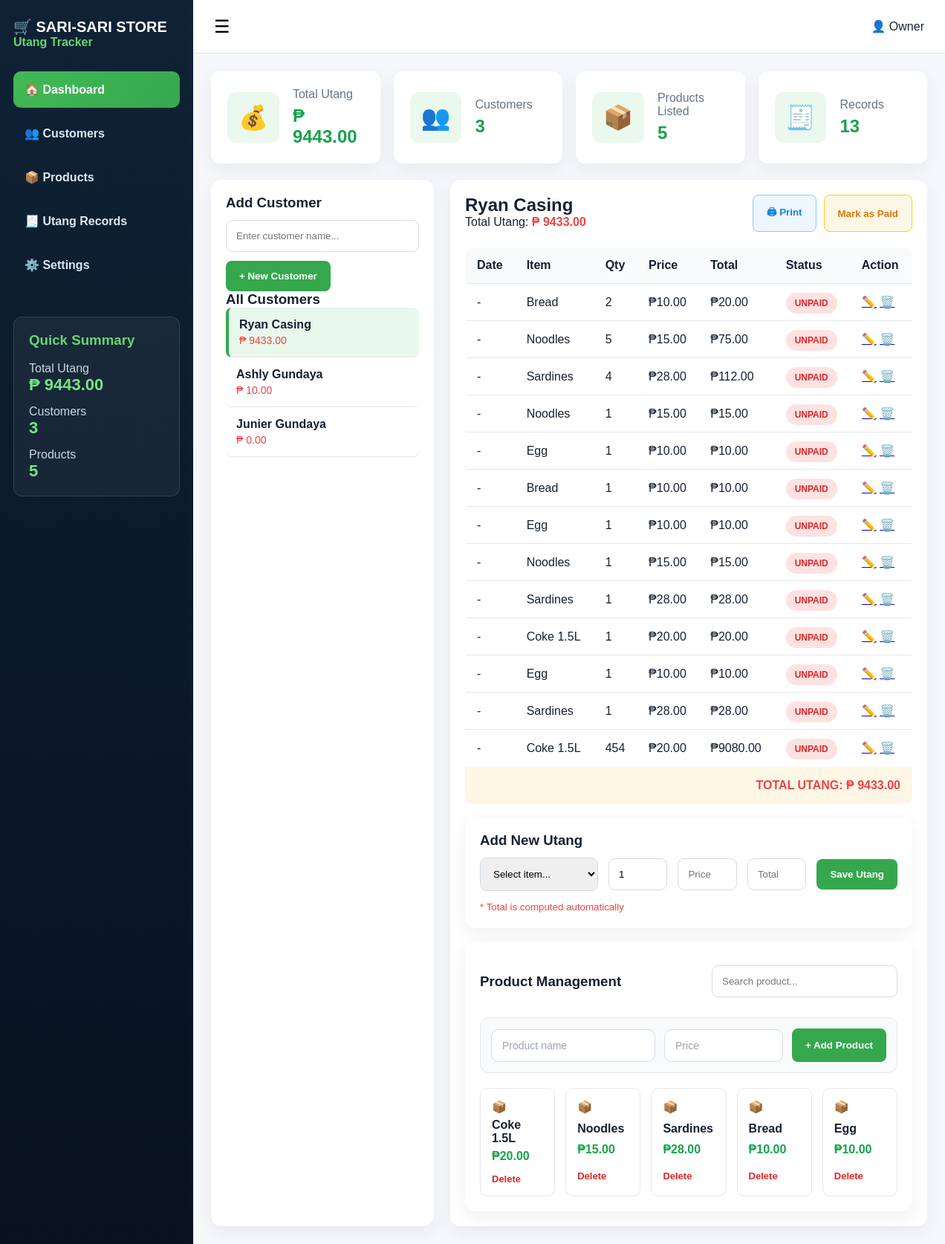
The page /customer/3 on the database as committed earlier.
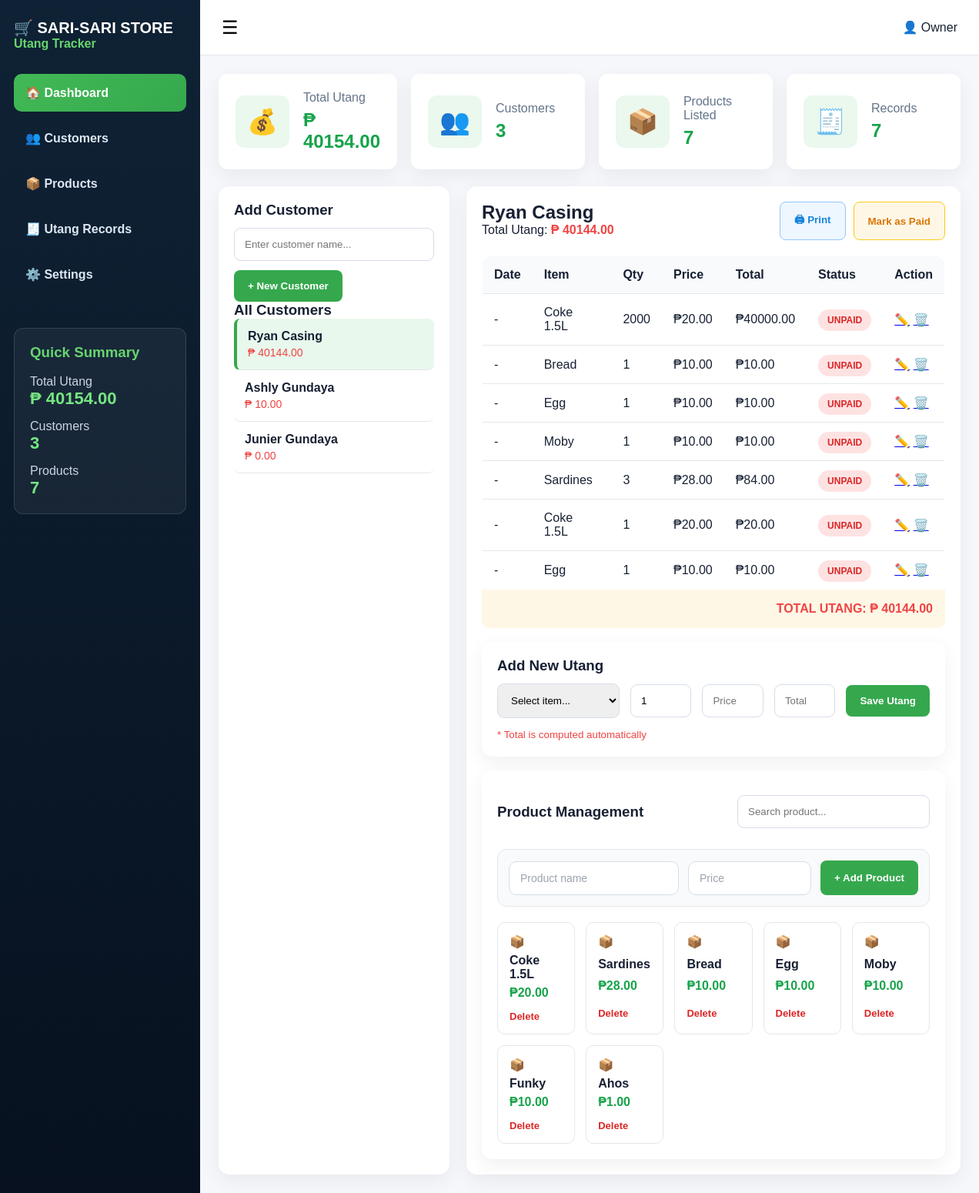
The same page on the database as committed later.
### tables this page shows
CREATE TABLE customers (
        id INTEGER PRIMARY KEY AUTOINCREMENT,
        name TEXT NOT NULL
    );

CREATE TABLE utang (
        id INTEGER PRIMARY KEY AUTOINCREMENT,
        customer_id INTEGER NOT NULL,
        item_name TEXT NOT NULL,
        quantity INTEGER NOT NULL,
        price REAL NOT NULL,
        total REAL NOT NULL,
        status TEXT DEFAULT 'UNPAID'
    );

CREATE TABLE products (
        id INTEGER PRIMARY KEY AUTOINCREMENT,
        name TEXT NOT NULL,
        price REAL NOT NULL
    );

### app.py (the view)
@app.route("/customer/<int:id>")
def customer(id):
    conn = get_db()
    cursor = conn.cursor()
    customers = get_customers(cursor)
    cursor.execute("SELECT * FROM products")
    products = cursor.fetchall()
    cursor.execute("SELECT * FROM customers WHERE id=?", (id,))
    selected_customer = cursor.fetchone()
    cursor.execute("SELECT * FROM utang WHERE customer_id=?", (id,))
    utang_list = cursor.fetchall()
    cursor.execute("SELECT COALESCE(SUM(total),0) FROM utang WHERE customer_id=?", (id,))
    selected_total = cursor.fetchone()[0]
    cursor.execute("SELECT COALESCE(SUM(total),0) FROM utang")
    total_utang = cursor.fetchone()[0]
    conn.close()
    return render_template("index.html",
        customers=customers,
        products=products,
        total_utang=total_utang,
        selected_customer=selected_customer,
        utang_list=utang_list,
        selected_total=selected_total
    )

### app.py (called while the page is built)
def get_db():
    return sqlite3.connect("database.db")

def get_customers(cursor):
    cursor.execute("""
    SELECT customers.id, customers.name, COALESCE(SUM(utang.total), 0)
    FROM customers
    LEFT JOIN utang ON customers.id = utang.customer_id
    GROUP BY customers.id
    ORDER BY customers.id DESC
    """)
    return cursor.fetchall()

### templates/index.html (shortened to what this page needs)
<!DOCTYPE html>
<html lang="en">
<head>
  <link rel="stylesheet" href="{{ url_for('static', filename='style.css') }}">
</head>
<body>
<div class="app">
  <aside class="sidebar">
    <h2>🛒 SARI-SARI STORE</h2>
    <p>Utang Tracker</p>
    <nav>
      <a class="active">🏠 Dashboard</a>
      <a>👥 Customers</a>
      <a>📦 Products</a>
      <a>🧾 Utang Records</a>
      <a>⚙️ Settings</a>
    </nav>
    <div class="summary">
      <h3>Quick Summary</h3>
      <p>Total Utang</p>
      <strong>₱ {{ "%.2f"|format(total_utang) }}</strong>
      <p>Customers</p>
      <strong>{{ customers|length }}</strong>
      <p>Products</p>
      <strong>{{ products|length }}</strong>
    </div>
  </aside>
  <main class="main">
    <header class="topbar">
      <button>☰</button>
      <div>👤 Owner</div>
    </header>
    <section class="cards">
      <div class="stat">
        <span>💰</span>
        <div>
          <p>Total Utang</p>
          <h2>₱ {{ "%.2f"|format(total_utang) }}</h2>
        </div>
      </div>
      <div class="stat">
        <span>👥</span>
        <div>
          <p>Customers</p>
          <h2>{{ customers|length }}</h2>
        </div>
      </div>
      <div class="stat">
        <span>📦</span>
        <div>
          <p>Products Listed</p>
          <h2>{{ products|length }}</h2>
        </div>
      </div>
      <div class="stat">
        <span>🧾</span>
        <div>
          <p>Records</p>
          <h2>{{ utang_list|length }}</h2>
        </div>
      </div>
    </section>
    <section class="content-grid">
      <div class="customer-panel">
        <h3>Add Customer</h3>
        <form action="/add-customer" method="POST">
          <input type="text" name="name" placeholder="Enter customer name..." required>
          <button class="green-btn" type="submit">+ New Customer</button>
        </form>
        <h3>All Customers</h3>
        {% if customers %}
          {% for customer in customers %}
            <a href="/customer/{{ customer[0] }}"
               class="customer {% if selected_customer and selected_customer[0] == customer[0] %}active-customer{% endif %}">
              <strong>{{ customer[1] }}</strong>
              <span>₱ {{ "%.2f"|format(customer[2]) }}</span>
            </a>
          {% endfor %}
        {% else %}
          <p class="empty">No customers yet.</p>
        {% endif %}
      </div>
      <div class="details">
        {% if selected_customer %}
          <div class="details-head">
            <div>
              <h2>{{ selected_customer[1] }}</h2>
              <p>Total Utang: <b>₱ {{ "%.2f"|format(selected_total) }}</b></p>
            </div>
            <div class="actions">
              <button class="blue-btn">🖨 Print</button>
              <button class="yellow-btn">Mark as Paid</button>
            </div>
          </div>
          <table>
            <thead>
              <tr>
                <th>Date</th>
                <th>Item</th>
                <th>Qty</th>
                <th>Price</th>
                <th>Total</th>
                <th>Status</th>
                <th>Action</th>
              </tr>
            </thead>
            <tbody>
              {% if utang_list %}
                {% for u in utang_list %}
                  <tr>
                    <td>-</td>
                    <td>{{ u[2] }}</td>
                    <td>{{ u[3] }}</td>
                    <td>₱{{ "%.2f"|format(u[4]) }}</td>
                    <td>₱{{ "%.2f"|format(u[5]) }}</td>
                    <td><span class="badge unpaid">{{ u[6] }}</span></td>
                    <td>
                        <a href="/edit-utang/{{ u[0] }}/{{ selected_customer[0] }}">✏️</a>
                        <a href="/delete-utang/{{ u[0] }}/{{ selected_customer[0] }}"
                            onclick="return confirm('Delete this utang record?')">
                            🗑️
                        </a>
                        </td>
                  </tr>
                {% endfor %}
              {% else %}
                <tr>
                  <td colspan="7">No utang records yet.</td>
                </tr>
              {% endif %}
            </tbody>
          </table>
          <div class="total-row">
            TOTAL UTANG: <strong>₱ {{ "%.2f"|format(selected_total) }}</strong>
          </div>
          <div class="form-card">
            <h3>Add New Utang</h3>
            <form action="/add-utang" method="POST">
              <div class="form-grid">
                <select name="item_name" id="itemSelect" required>
                  <option value="">Select item...</option>
                </select>
                <input type="number" name="quantity" id="quantityInput" value="1" min="1" required>
                <input type="text" name="price" id="priceInput" placeholder="Price" readonly required>
                <input type="text" name="total" id="totalInput" placeholder="Total" readonly required>
                <button class="green-btn" type="submit">Save Utang</button>
              </div>
            </form>
            <small>* Total is computed automatically</small>
          </div>
        {% else %}
          <div class="empty-state">
            <h2>Select a customer</h2>
            <p>Click a customer from the list to view and add utang records.</p>
          </div>
        {% endif %}
        <div class="products">
          <div class="products-head">
            <h3>Product Management</h3>
            <input type="text" placeholder="Search product...">
          </div>
          <form action="/add-product" method="POST" class="product-form">
            <input type="text" name="name" placeholder="Product name" required>
            <input type="number" name="price" placeholder="Price" step="0.01" required>
            <button class="green-btn" type="submit">+ Add Product</button>
          </form>
          <div class="product-list">
            {% for product in products %}
              <div class="product">
                📦 <b>{{ product[1] }}</b>
                <span>₱{{ "%.2f"|format(product[2]) }}</span>
                <a href="/delete-product/{{ product[0] }}"
                   onclick="return confirm('Delete this product?')"
                   class="delete-product">
                  Delete
                </a>
              </div>
            {% endfor %}
          </div>
        </div>
      </div>
    </section>
  </main>
</div>
</body>
</html>

Rows that differ between the two databases and show on the page:
removed utang: item_name "Bread", quantity "2", price "10.00", total "20.00", status "UNPAID"
removed utang: item_name "Noodles", quantity "5", price "15.00", total "75.00", status "UNPAID"
removed utang: item_name "Sardines", quantity "4", price "28.00", total "112.00", status "UNPAID"
removed utang: item_name "Noodles", quantity "1", price "15.00", total "15.00", status "UNPAID"
removed utang: item_name "Sardines", quantity "1", price "28.00", total "28.00", status "UNPAID"
removed utang: item_name "Coke 1.5L", quantity "454", price "20.00", total "9080.00", status "UNPAID"
removed products: name "Noodles", price "15.00"
computed for customers "Ryan Casing": customer "9433.00" → "40144.00"
changed utang (number 1 of 7 on the later page): item_name "Egg" → "Coke 1.5L"; quantity "1" → "2000"; price "10.00" → "20.00"; total "10.00" → "40000.00"
changed utang: item_name "Noodles" → "Moby"; price "15.00" → "10.00"; total "15.00" → "10.00"
changed utang "Sardines": quantity "1" → "3"; total "28.00" → "84.00"
added products: name "Moby", price "10.00"
added products: name "Funky", price "10.00"
added products: name "Ahos", price "1.00"
Other text that changed with them:
{{ "%.2f"|format(total_utang) }}: "9443.00" → "40154.00"
{{ products|length }}: "5" → "7"
{{ utang_list|length }}: "13" → "7"
{{ "%.2f"|format(selected_total) }}: "9433.00" → "40144.00"
